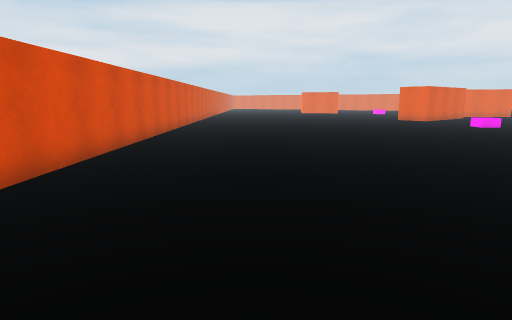
[1] (above)

20 first-person views from a walk through a Unity game level. The camera is 1.4 m above the floor, tilts 10° down and sees 75° across. The floor is counted in squares, 1 m on a side. Each view is taken from the middle of a square. On the plan, view 1 faces up. The plan holds only what a view shows up to about 15 squares ahead; the rest is blank. The place goes on beyond the plan. The player is left out. Some animated figures are not drawn.

[2]
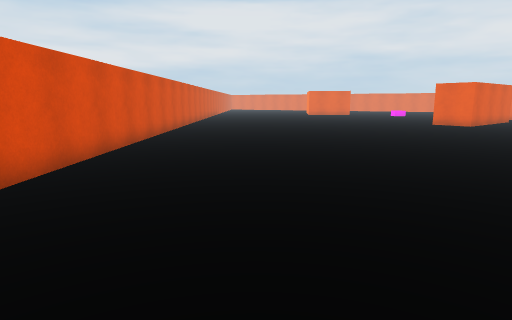

[3]
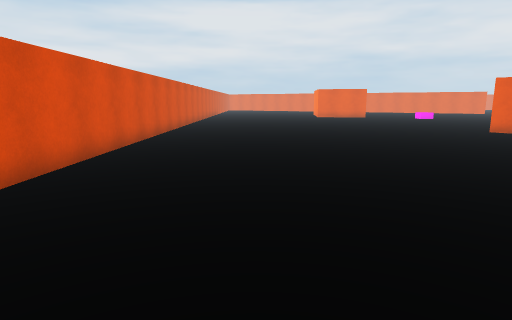

[4]
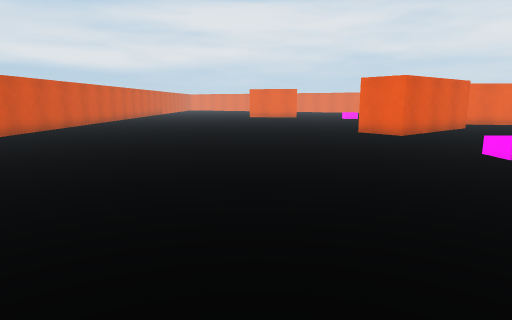

[5]
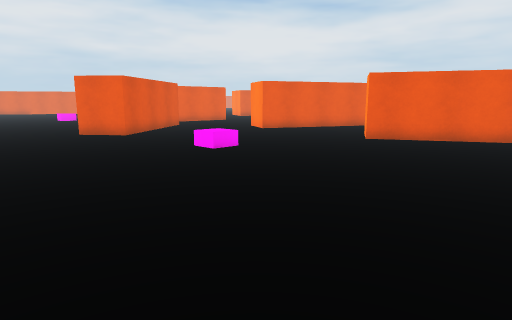

[6]
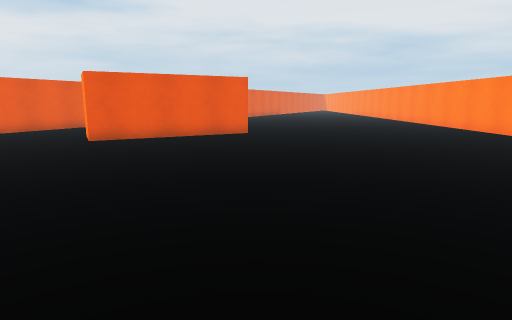

[7]
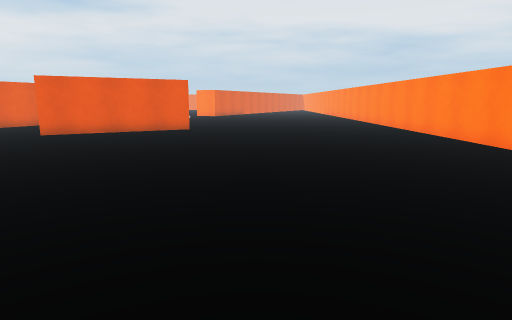

[8]
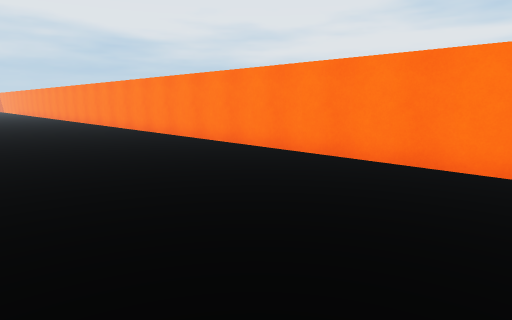

[9]
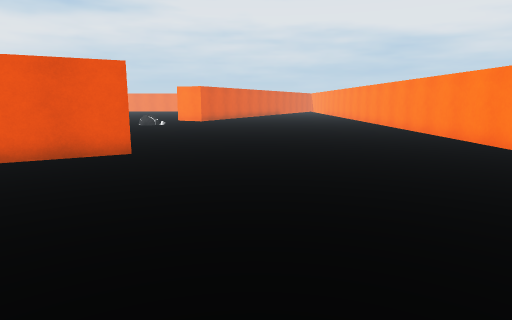

[10]
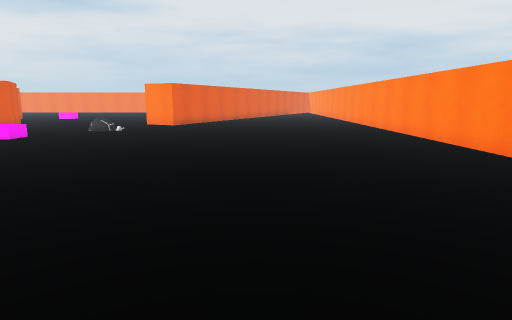

[11]
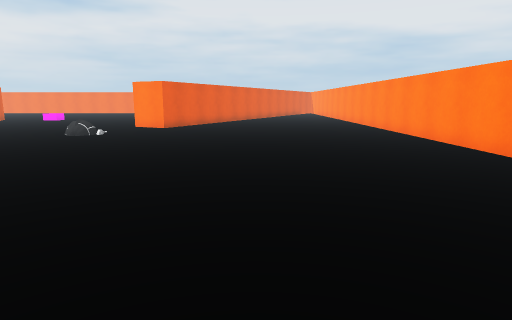

[12]
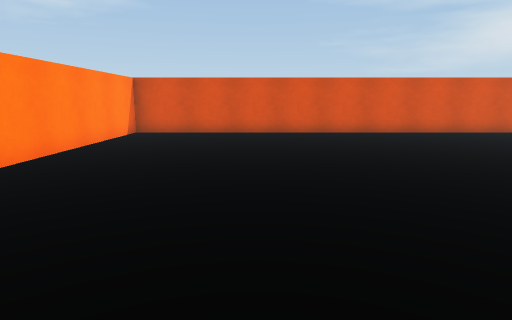

[13]
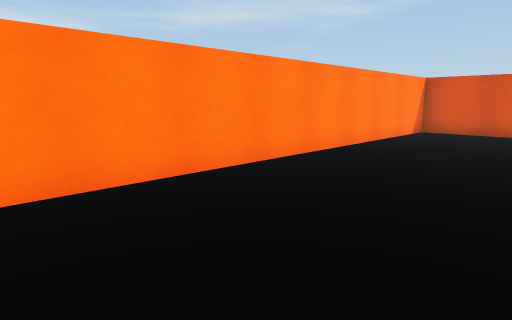

[14]
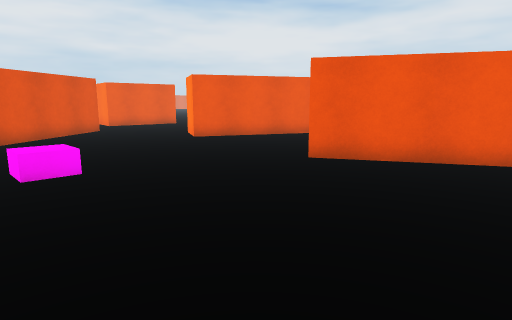

[15]
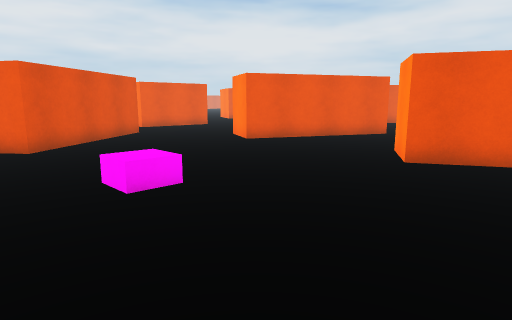

[16]
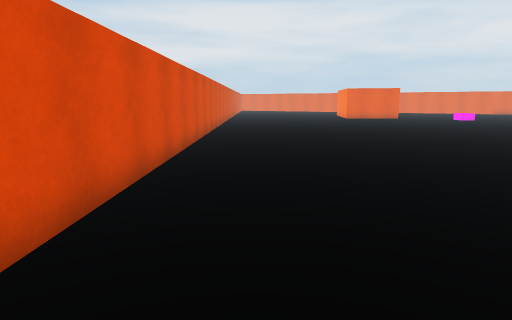

[17]
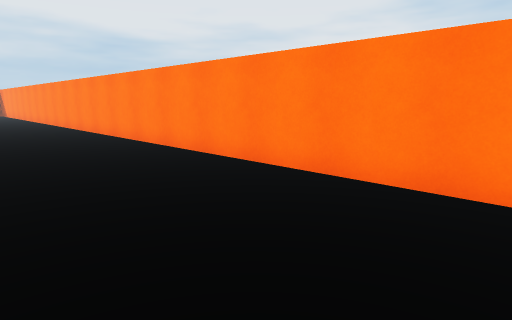

[18]
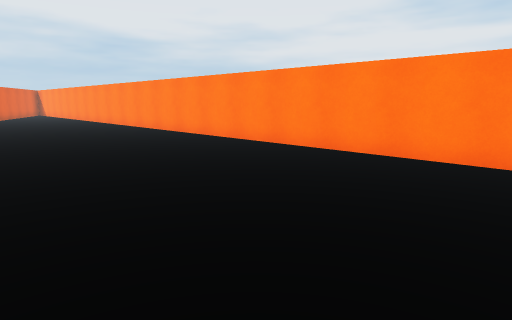

[19]
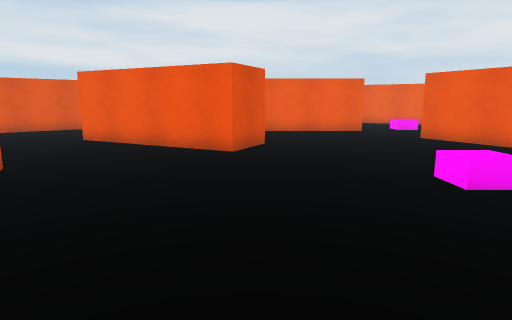

[20]
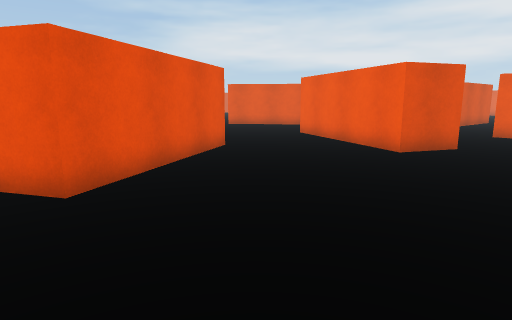

### Floor plan
Points are (right, up) in squares from view 1. A wall is a line through its corners. A room is listed if a view was taken in it or the views show most of it. See-through windows are left out.
Room 1 (views 1, 2, 3, 4, 5, 6, 7, 8, 9, 10, 11, 12, 13, 14, 15, 16, 17, 18, 19, 20)
walls: (20.9, 10.3) (17.8, 15.9) (19.6, 16.9) (22.7, 11.4) (21.6, 10.8); (14.4, 25.5) (12, 23.6) (10.7, 25.3); (25.4, 21.2) (24.4, 19.3) (18.7, 22.2) (19.6, 24); (32.9, 20.1) (31.3, 22.9); (-4.1, 25.5) (-4.1, -0.4) (34.5, -0.4)
objects: other object (32, 14)

Where each view was taken, in squares from view 1:
view 1: 0 up, 0 right, facing up
view 2: 5 up, 0 right, facing up
view 3: 10 up, 0 right, facing up
view 4: 10 up, 6 right, facing up
view 5: 10 up, 6 right, facing up-right
view 6: 10 up, 6 right, facing right
view 7: 7 up, 4 right, facing right
view 8: 7 up, 4 right, facing down-right
view 9: 7 up, 12 right, facing right
view 10: 6 up, 16 right, facing right
view 11: 6 up, 18 right, facing right
view 12: 5 up, 11 right, facing left
view 13: 5 up, 12 right, facing down-left
view 14: 11 up, 11 right, facing up-right
view 15: 13 up, 10 right, facing up-right
view 16: 12 up, 2 left, facing up
view 17: 5 up, 19 right, facing down-right
view 18: 8 up, 19 right, facing down-right
view 19: 10 up, 25 right, facing up
view 20: 10 up, 28 right, facing up-left
